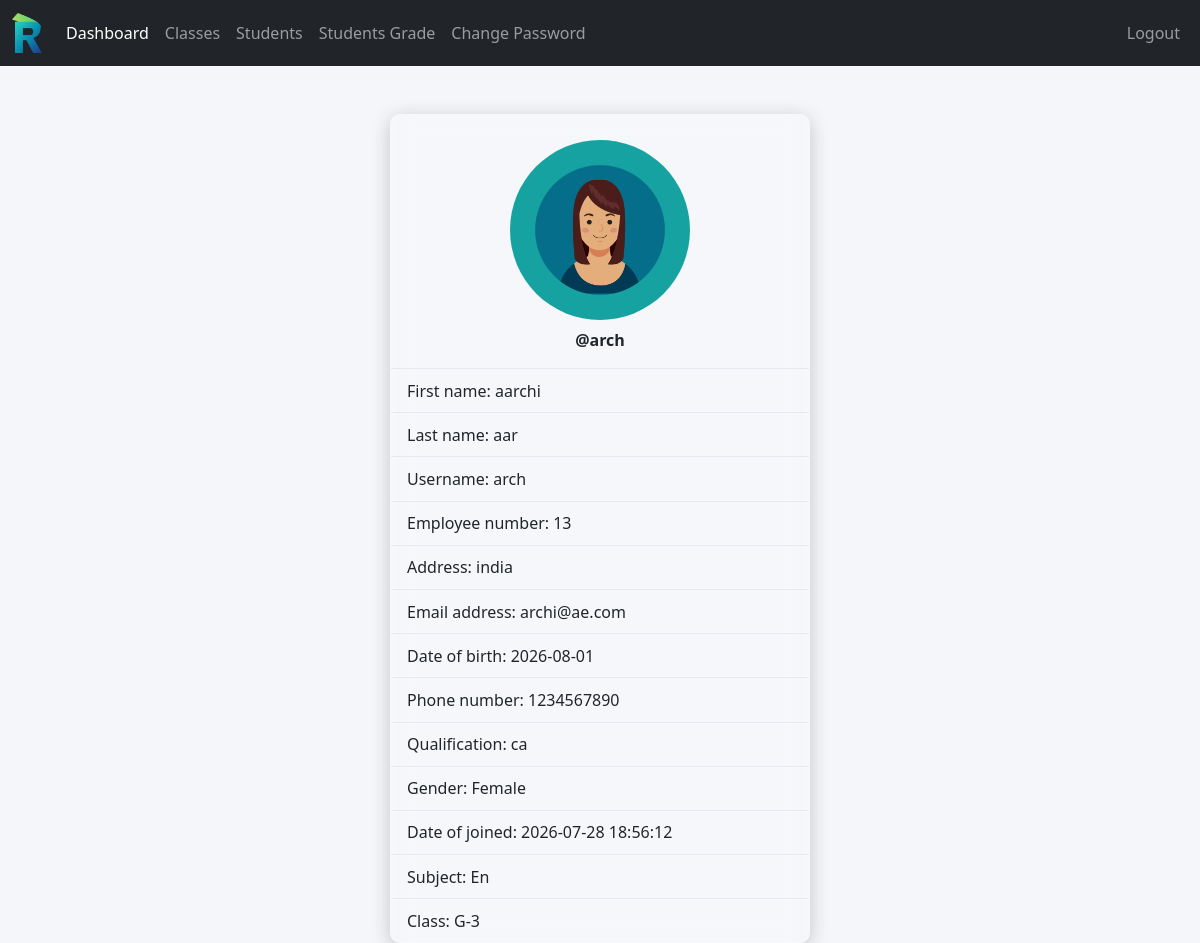
Page /Teacher/index.php (signed in) on the committed database.
### tables this page shows
CREATE TABLE `teacher` (
  `teacher_id` int(11) NOT NULL,
  `username` varchar(127) NOT NULL,
  `password` varchar(255) NOT NULL,
  `class` varchar(31) NOT NULL,
  `fname` varchar(127) NOT NULL,
  `lname` varchar(127) NOT NULL,
  `subjets` varchar(31) NOT NULL,
  `gradeId` int(11) NOT NULL,
  `address` varchar(31) NOT NULL,
  `employee_number` int(11) NOT NULL,
  `date_of_birth` date DEFAULT NULL,
  `phone_number` varchar(31) NOT NULL,
  `qualification` varchar(127) NOT NULL,
  `gender` varchar(7) NOT NULL,
  `email_address` varchar(225) NOT NULL,
  `date_of_joined` datetime NOT NULL DEFAULT current_timestamp()
);

### Teacher/data/teacher.php (called while the page is built, shortened)
<?php
function getTeacherById($teacher_id, $conn){
    $sql = "SELECT * FROM teacher
            WHERE teacher_id=?";
    $stmt = $conn->prepare($sql);
    $stmt->execute([$teacher_id]);
    if ($stmt->rowCount() == 1) {
        $teacher = $stmt->fetch();
        return $teacher;
    } else {
        return 0;
    }
}

### Teacher/data/subject.php (called while the page is built, shortened)
<?php
function getSubjectsById($subject_id, $conn){
    $sql = "SELECT * FROM Subjects
            WHERE subject_id=?";
    $stmt = $conn->prepare($sql);
    $stmt->execute([$subject_id]);
    if ($stmt->rowCount() == 1) {
        $Subject = $stmt->fetch();
        return $Subject;
    } else {
        return 0;
    }
}
?>

### Teacher/data/grade.php (called while the page is built, shortened)
<?php
function getGradeById($grade_id, $conn){
    $sql = "SELECT * FROM grades
            WHERE grade_id=?";
    $stmt = $conn->prepare($sql);
    $stmt->execute([$grade_id]);
    if ($stmt->rowCount() == 1) {
        $grade = $stmt->fetch();
        return $grade;
    } else {
        return 0;
    }
}

### Teacher/index.php (the view, shortened to what this page needs)
<?php
if (isset($_SESSION['teacher_id']) && isset($_SESSION['role'])) {
        if($_SESSION['role']  == 'Teacher'){
        include "../DB_connection.php";
        include "data/teacher.php";
        include "data/subject.php";
        include "data/grade.php";
        include "data/section.php";
        $teacher_id = $_SESSION['teacher_id'];
        $teacher    = getTeacherById($teacher_id, $conn);
?>
<!DOCTYPE html>
<html lang="en">
<head>
    <link rel="stylesheet" href="https://cdn.jsdelivr.net/npm/bootstrap@5.3.8/dist/css/bootstrap.min.css">
    <link rel="stylesheet" href="/school-management/style.css">
    <link rel="stylesheet" href="https://cdnjs.cloudflare.com/ajax/libs/font-awesome/4.7.0/css/font-awesome.min.css">
</head>
<body>
    <?php
    include "inc/navbar.php";
    ?>
    <div class="container mt-5">
        <div class="card profile-card">
            <div class="teacher-avatar-box" style="margin-top: 25px;">
                <?php
                    $gender = strtolower(trim($teacher['gender'] ?? ''));
                    if ($gender == 'male') {
                        $avatarImg = '/school-management/image/png-clipart-computer-icons-male-woman-organization-flat-people-miscellaneous-face.png';
                    } else {
                        $avatarImg = '/school-management/image/Woman-with-Circle-Background-Graphics-26722128-1.png';
                    }
                ?>
                <img src="<?= $avatarImg ?>" alt="Teacher photo">
            </div>
            <div class="text-center mt-2 mb-3">
                <span class="fw-bold">@<?= $teacher['username'] ?? '' ?></span>
            </div>
            <div class="card-body p-0">
                <div class="detail-row">First name: <?= $teacher['fname'] ?? '' ?></div>
                <div class="detail-row">Last name: <?= $teacher['lname'] ?? '' ?></div>
                <div class="detail-row">Username: <?= $teacher['username'] ?? '' ?></div>
                <div class="detail-row">Employee number: <?= $teacher['employee_number'] ?? '' ?></div>
                <div class="detail-row">Address: <?= $teacher['address'] ?? '' ?></div>
                <div class="detail-row">Email address: <?= $teacher['email_address'] ?? '' ?></div>
                <div class="detail-row">Date of birth: <?= $teacher['date_of_birth'] ?? '' ?></div>
                <div class="detail-row">Phone number: <?= $teacher['phone_number'] ?? '' ?></div>
                <div class="detail-row">Qualification: <?= $teacher['qualification'] ?? '' ?></div>
                <div class="detail-row">Gender: <?= $teacher['gender'] ?? '' ?></div>
                <div class="detail-row">Date of joined: <?= $teacher['date_of_joined'] ?? '' ?></div>
                <div class="detail-row">
                    Subject:
                    <?php
                        $s = '';
                        if (!empty($teacher['subjets'])) {
                            $subjects = array_filter(array_map('trim', explode(',', trim($teacher['subjets'], ','))));
                            foreach ($subjects as $subject) {
                                $s_temp = getSubjectsById($subject, $conn);
                                if ($s_temp != 0) {
                                    $s .= $s_temp['subject_code'] . ', ';
                                }
                            }
                        }
                        echo rtrim($s, ', ');
                    ?>
                </div>
                <div class="detail-row">
                    Class:
                    <?php
                        $grade_ids   = !empty($teacher['class'])   ? array_values(array_filter(array_map('trim', explode(',', trim($teacher['class'], ','))))) : [];
                        $section_ids = !empty($teacher['section']) ? array_values(array_filter(array_map('trim', explode(',', trim($teacher['section'], ','))))) : [];
                        $labels = [];
                        $count = max(count($grade_ids), count($section_ids));
                        for ($i = 0; $i < $count; $i++) {
                            $gradeLabel   = '';
                            $sectionLabel = '';
                            if (isset($grade_ids[$i])) {
                                $g_temp = getGradeById($grade_ids[$i], $conn);
                                if ($g_temp != 0) {
                                    $gradeLabel = $g_temp['grade_code'] . '-' . $g_temp['grade'];
                                }
                            }
                            $combined = trim($gradeLabel . ' - ' . $sectionLabel, " -");
                            if ($combined !== '') {
                                $labels[] = $combined;
                            }
                        }
                        echo htmlspecialchars(implode(', ', $labels), ENT_QUOTES, 'UTF-8');
                    ?>
                </div>
            </div>
        </div>
    </div>
</body>
</html>
<?php
    }else{
        header("Location: ../login.php");
        exit;
    }
}else{
    header("Location: ../login.php");
    exit;
}
?>

### style.css (style rules this page uses)
html { scroll-behavior: smooth; }
html, body { margin: 0; padding: 0; height: 100%; }
.card { background: rgba(255, 255, 255, 0.15) !important; backdrop-filter: blur(12px); -webkit-backdrop-filter: blur(12px); border: 1px solid rgba(255, 255, 255, 0.2) !important; }
.profile-card { max-width: 320px; width: 90%; background: rgba(255, 255, 255, 0.9); border-radius: 10px; box-shadow: 0 4px 20px rgba(0, 0, 0, 0.2); }

### Teacher/index.php (style rules this page uses)
body { background: #F5F6FA; }
.profile-card { border-radius: 10px; max-width: 420px; margin: 0 auto; }
.teacher-avatar-box { width: 180px; height: 180px; border-radius: 50%; overflow: hidden; margin: 30px auto 0; background-color: #17a2a2; display: flex; align-items: center; justify-content: center; padding: 8px; }
.teacher-avatar-box img { width: 100%; height: 100%; border-radius: 50%; object-fit: cover; }
.detail-row { padding: 0.6rem 1rem; border-top: 1px solid #E6E9F0; }

### rows in the picture
teacher: username "arch", fname "aarchi", lname "aar", employee_number "13", address "india", email_address "archi@ae.com", date_of_birth "2026-08-01", phone_number "1234567890", qualification "ca", gender "Female", date_of_joined "2026-07-28 18:56:12"

### other values in the picture
rtrim($s, ', ') "En"
implode(', ', $labels) "G-3"
